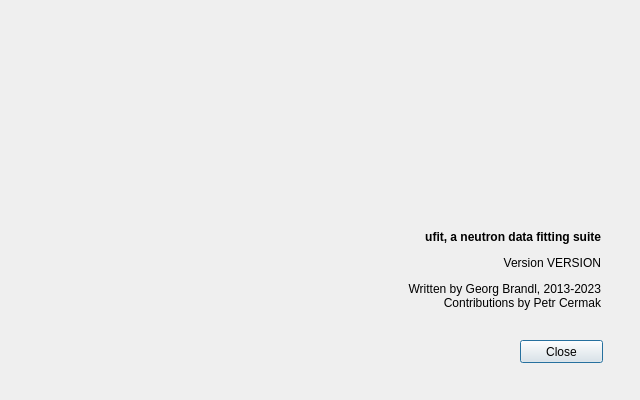
<?xml version="1.0" encoding="UTF-8"?>
<ui version="4.0">
 <class>Dialog</class>
 <widget class="QDialog" name="Dialog">
  <property name="geometry">
   <rect>
    <x>0</x>
    <y>0</y>
    <width>640</width>
    <height>400</height>
   </rect>
  </property>
  <property name="minimumSize">
   <size>
    <width>640</width>
    <height>400</height>
   </size>
  </property>
  <property name="maximumSize">
   <size>
    <width>640</width>
    <height>400</height>
   </size>
  </property>
  <property name="windowTitle">
   <string>Dialog</string>
  </property>
  <widget class="QLabel" name="label">
   <property name="geometry">
    <rect>
     <x>0</x>
     <y>0</y>
     <width>640</width>
     <height>400</height>
    </rect>
   </property>
   <property name="text">
    <string/>
   </property>
   <property name="pixmap">
    <pixmap resource="../../../resource/gui.qrc">:/splash.png</pixmap>
   </property>
  </widget>
  <widget class="QPushButton" name="pushButton">
   <property name="geometry">
    <rect>
     <x>520</x>
     <y>340</y>
     <width>83</width>
     <height>23</height>
    </rect>
   </property>
   <property name="text">
    <string>Close</string>
   </property>
  </widget>
  <widget class="QLabel" name="lbl">
   <property name="geometry">
    <rect>
     <x>350</x>
     <y>210</y>
     <width>251</width>
     <height>121</height>
    </rect>
   </property>
   <property name="text">
    <string>&lt;html&gt;&lt;head/&gt;&lt;body&gt;&lt;p&gt;&lt;span style=&quot; font-weight:600;&quot;&gt;ufit, a neutron data fitting suite&lt;/span&gt;&lt;/p&gt;&lt;p&gt;Version VERSION&lt;/p&gt;&lt;p&gt;Written by Georg Brandl, 2013-2023&lt;br/&gt;Contributions by Petr Cermak&lt;/p&gt;&lt;/body&gt;&lt;/html&gt;</string>
   </property>
   <property name="alignment">
    <set>Qt::AlignRight|Qt::AlignTrailing|Qt::AlignVCenter</set>
   </property>
  </widget>
 </widget>
 <resources>
  <include location="../../../resource/gui.qrc"/>
 </resources>
 <connections>
  <connection>
   <sender>pushButton</sender>
   <signal>clicked()</signal>
   <receiver>Dialog</receiver>
   <slot>accept()</slot>
   <hints>
    <hint type="sourcelabel">
     <x>552</x>
     <y>353</y>
    </hint>
    <hint type="destinationlabel">
     <x>641</x>
     <y>31</y>
    </hint>
   </hints>
  </connection>
 </connections>
</ui>
